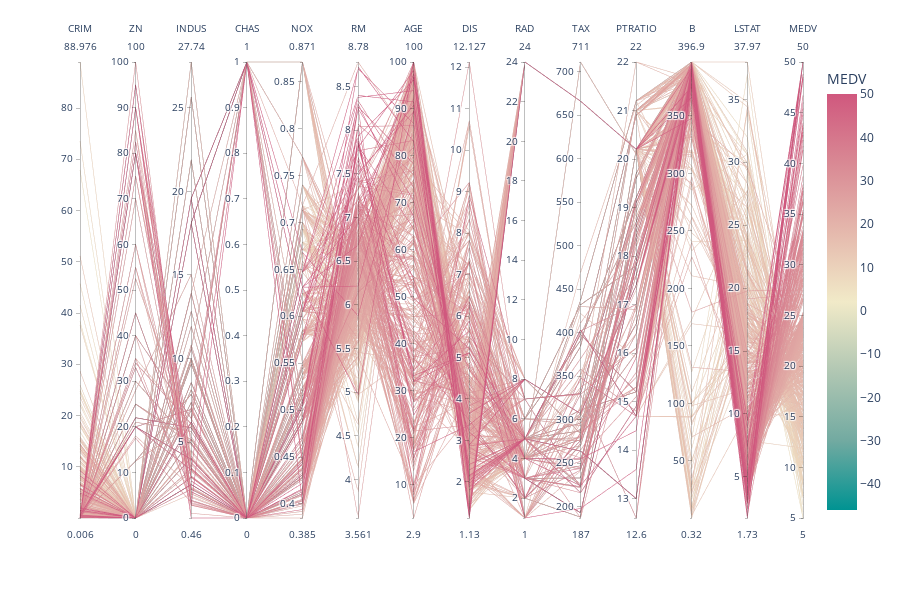

Notebook source saved alongside this figure:
### Code cell
fig = px.parallel_coordinates(boston, color="MEDV", labels=boston.columns,
                             color_continuous_scale=px.colors.diverging.Tealrose,
                             color_continuous_midpoint=2)
fig.show()

### Figure 1 — Plotly figure (JSON) as saved in the notebook; plotly's stock layout.template omitted (floating-point values rounded to 4 significant figures; data arrays with more than 128 entries replaced by an {"elided": "..."} marker saying what was removed)
{"data": [{"dimensions": [{"label": "CRIM", "values": {"elided": "506 float values"}}, {"label": "ZN", "values": {"elided": "506 float values"}}, {"label": "INDUS", "values": {"elided": "506 float values"}}, {"label": "CHAS", "values": {"elided": "506 int values"}}, {"label": "NOX", "values": {"elided": "506 float values"}}, {"label": "RM", "values": {"elided": "506 float values"}}, {"label": "AGE", "values": {"elided": "506 float values"}}, {"label": "DIS", "values": {"elided": "506 float values"}}, {"label": "RAD", "values": {"elided": "506 int values"}}, {"label": "TAX", "values": {"elided": "506 int values"}}, {"label": "PTRATIO", "values": {"elided": "506 float values"}}, {"label": "B", "values": {"elided": "506 float values"}}, {"label": "LSTAT", "values": {"elided": "506 float values"}}, {"label": "MEDV", "values": {"elided": "506 float values"}}], "domain": {"x": [0, 1], "y": [0, 1]}, "line": {"color": {"elided": "506 float values"}, "coloraxis": "coloraxis"}, "name": "", "type": "parcoords"}], "layout": {"coloraxis": {"cmid": 2, "colorbar": {"title": {"text": "MEDV"}}, "colorscale": [[0, "rgb(0, 147, 146)"], [0.1667, "rgb(114, 170, 161)"], [0.3333, "rgb(177, 199, 179)"], [0.5, "rgb(241, 234, 200)"], [0.6667, "rgb(229, 185, 173)"], [0.8333, "rgb(217, 137, 148)"], [1, "rgb(208, 88, 126)"]]}, "height": 600, "legend": {"tracegroupgap": 0}, "margin": {"t": 60}}}
